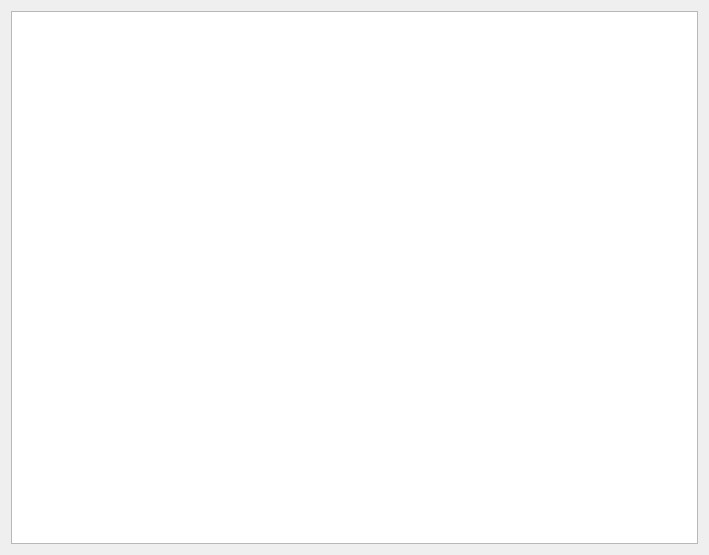
<?xml version="1.0" encoding="UTF-8"?>
<ui version="4.0">
 <class>Dialog</class>
 <widget class="QDialog" name="Dialog">
  <property name="geometry">
   <rect>
    <x>0</x>
    <y>0</y>
    <width>709</width>
    <height>555</height>
   </rect>
  </property>
  <property name="windowTitle">
   <string>Trial matrix</string>
  </property>
  <layout class="QGridLayout" name="gridLayout">
   <item row="0" column="0">
    <widget class="QTableView" name="table_view"/>
   </item>
  </layout>
 </widget>
 <resources/>
 <connections/>
</ui>
